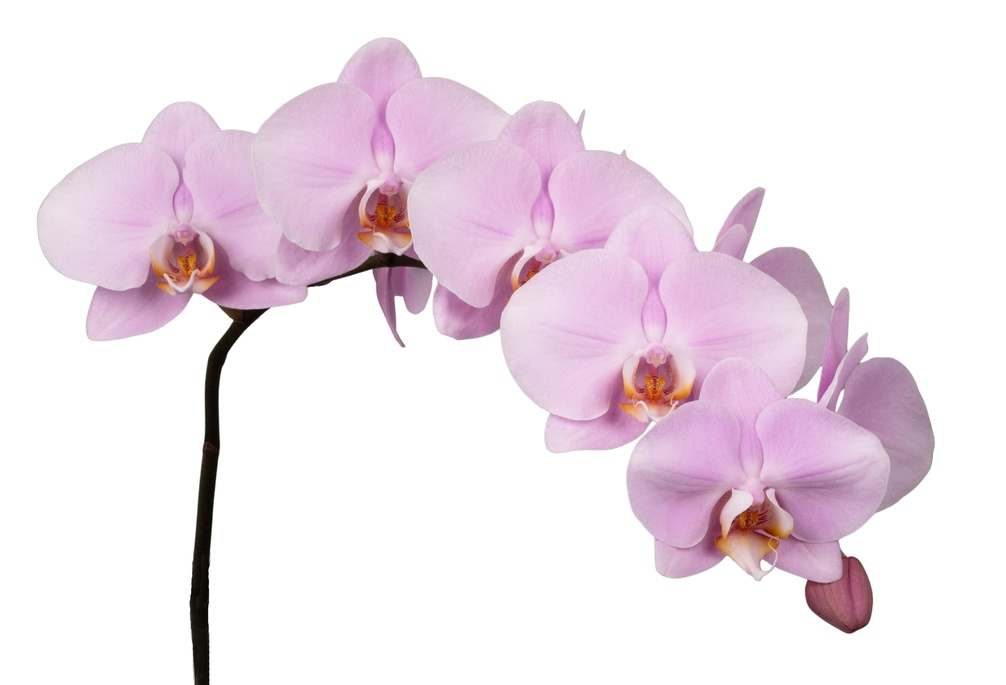
#> input picture artifacts/catalog-source-review/candidates/P018/enphalaenopsis-cut-manila-lilac-100963-1.jpg, 1006 x 685 px, shrunk from 3200 x 2179 before the run, found by its file name
$ python collect_examples.py
#> lines starting #> are read from the running program, lines starting #| are printed output that depends on the picture
"""Save a small selection of observed source photographs as private candidates."""
from concurrent.futures import ThreadPoolExecutor
from hashlib import sha256
from io import BytesIO
from pathlib import Path
from urllib.parse import urlsplit
import json
import requests
from PIL import Image

ROOT=Path(__file__).parent
pages=json.loads((ROOT/'observed-images.json').read_text(encoding='utf-8'))
#> (reads artifacts/catalog-source-review/observed-images.json from the repository)
selected=[]
choices={
 'anthura-manila':['enphalaenopsis-cut-manila-lilac-100963-1.jpg','enphalaenopsis-cut-manila-lilac-100963-0.jpg'],
 'danziger-xlence':['/XLENCE-SINGLE-1200x1074.jpg.webp','/Xlence-white-background-1097x1200.jpg.webp','/XLENCE.jpg.webp'],
 'danziger-million':['/Million-Stars.jpg.webp','/DGP_3807-Million-Stars-1200x797.jpg.webp'],
 'hilverda-girona':['/2406/','/2407/'],
 'ncsu-cinerea':['/-Eucalyptus_cinerea__2weSiqQsyPPY.jfif'],
 'ncsu-monstera':['/monstera-deliciosa-l_jNLlbqthrVY5.jfif'],
 'deruiter-proud':['Proud1_i39hnz.avif','Proud2_squq7x.avif'],
}
for page in pages:
 seen=set()
 for image in page.get('images',[]):
  url=image.get('src',''); path=urlsplit(url).path
  if url.startswith('https://') and path not in seen and any(part in path for part in choices.get(page['sourceId'],[])):
   seen.add(path)
   selected.append({'productIds':page['productIds'],'sourceId':page['sourceId'],'sourcePage':page['sourcePage'],'imageUrl':url,'sourceAlt':image.get('alt'),'retrievedDate':'2026-10-14','mediaOrigin':'real-photo-candidate','publicationStatus':'private-candidate','mappingScope':'category-or-species-reference','sameSpecimenMultiView':False,'visualReview':'pending'})

def download(item):
 try:
  response=requests.get(item['imageUrl'],timeout=25); response.raise_for_status(); data=response.content
  im=Image.open(BytesIO(data)); im.verify(); im=Image.open(BytesIO(data))
#> in download, im is the input picture: PIL image 1006x685 RGB; mean R, G, B 238.8, 226.5, 234.7
  dest=ROOT/'candidates'/item['productIds'][0]/Path(urlsplit(item['imageUrl']).path).name
  dest.parent.mkdir(parents=True,exist_ok=True)
  if dest.exists() and dest.read_bytes()!=data: raise ValueError('Different candidate already exists; use a new version')
  if not dest.exists(): dest.write_bytes(data)
  item.update(localPath=dest.relative_to(ROOT).as_posix(),width=im.width,height=im.height,bytes=len(data),sha256=sha256(data).hexdigest())
 except Exception as error: item['downloadError']=str(error)
 return item

if __name__=='__main__':
 with ThreadPoolExecutor(max_workers=6) as pool: results=list(pool.map(download,selected))
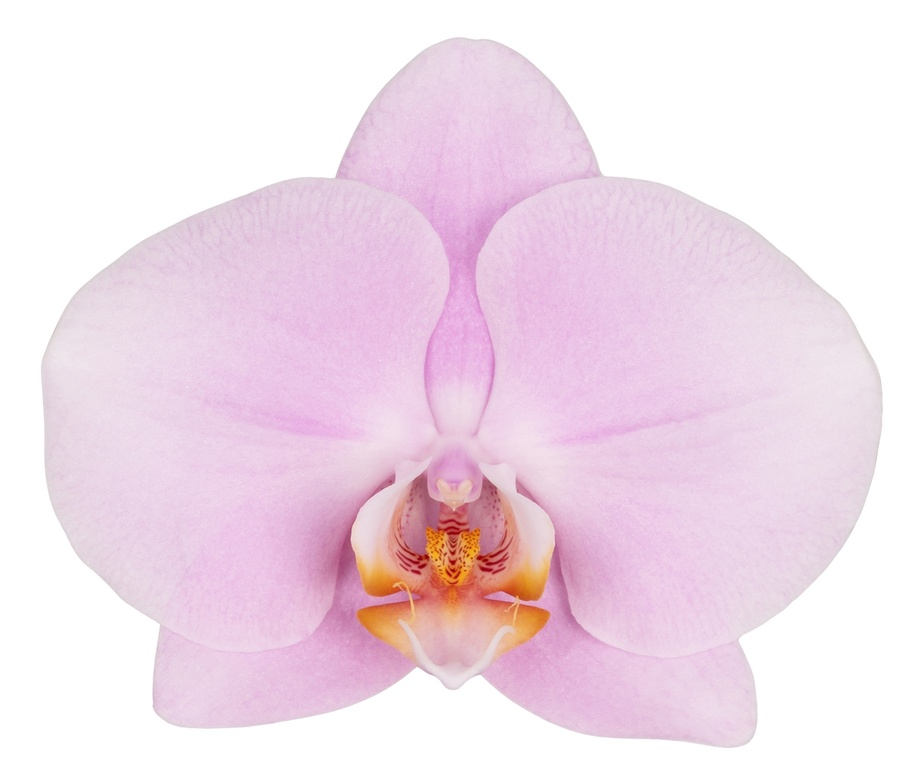
#> input picture artifacts/catalog-source-review/candidates/P018/enphalaenopsis-cut-manila-lilac-100963-0.jpg, 905 x 779 px, shrunk from 2880 x 2479 before the run, found by its file name
#> in download, im is the input picture: PIL image 905x779 RGB; mean R, G, B 241, 221.4, 233.7
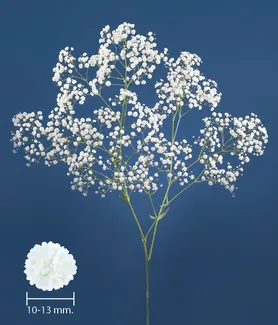
#> input picture artifacts/catalog-source-review/candidates/P082/XLENCE.jpg.webp, 278 x 325 px, shrunk from 883 x 1035 before the run, found by its file name
#> in download, im is the input picture: PIL image 278x325 RGB; mean R, G, B 73, 99.7, 127.7
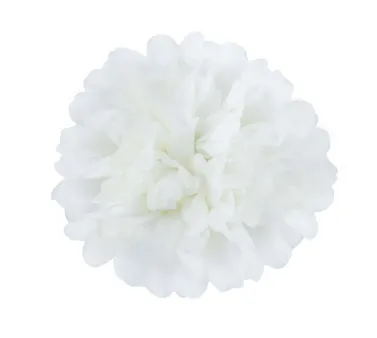
#> input picture artifacts/catalog-source-review/candidates/P082/XLENCE-SINGLE-1200x1074.jpg.webp, 377 x 338 px, shrunk from 1200 x 1074 before the run, found by its file name
#> in download, im is the input picture: PIL image 377x338 RGB; mean R, G, B 241.2, 243.2, 243.1
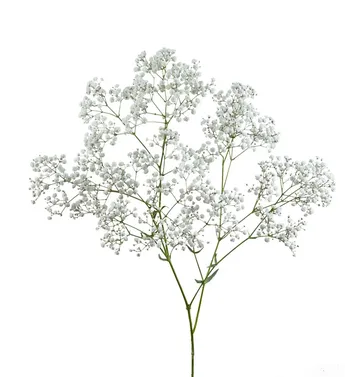
#> input picture artifacts/catalog-source-review/candidates/P082/Xlence-white-background-1097x1200.jpg.webp, 345 x 377 px, shrunk from 1097 x 1200 before the run, found by its file name
#> in download, im is the input picture: PIL image 345x377 RGB; mean R, G, B 242.7, 243.5, 241.3
#> (the run stopped early here; a loop or call above may not have finished)
